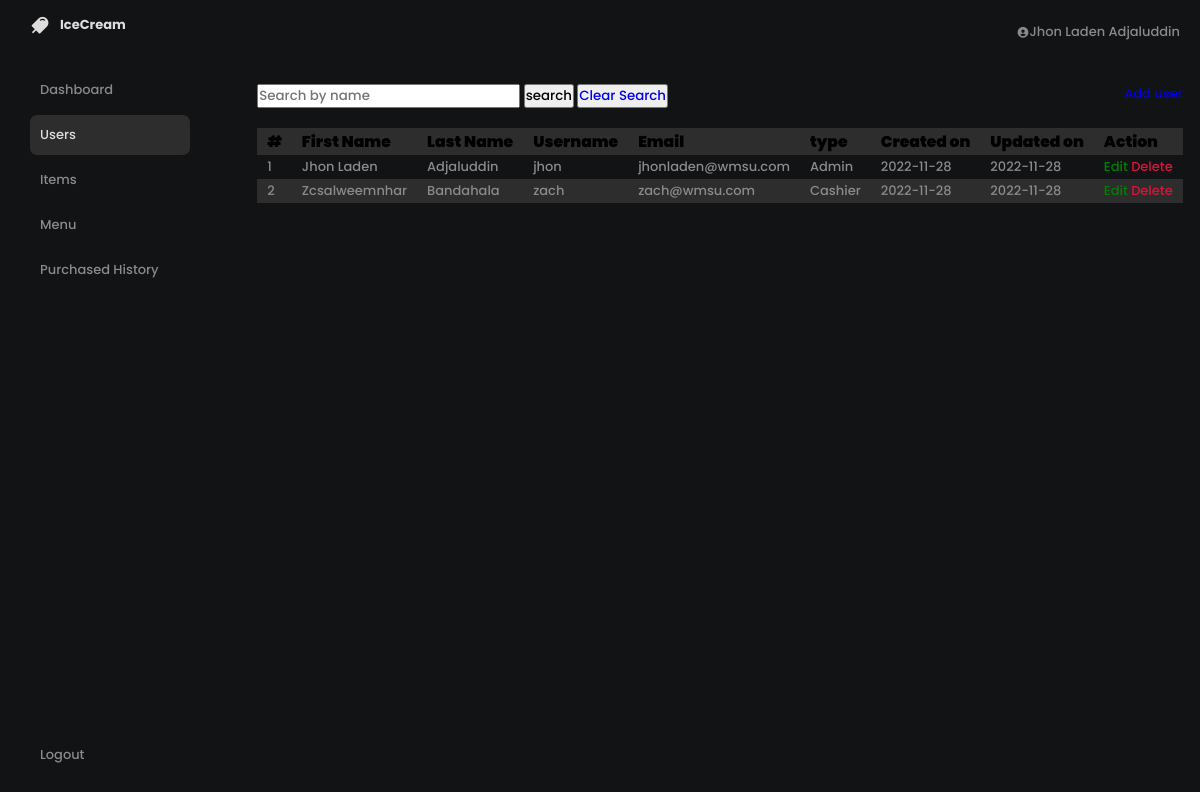
Screenshot of /users/users.php (signed in) with the database file from the repository.
### tables this page shows
CREATE TABLE `user` (
  `id` int(11) NOT NULL,
  `firstname` varchar(255) NOT NULL,
  `lastname` varchar(255) NOT NULL,
  `username` varchar(255) NOT NULL,
  `password` varchar(255) NOT NULL,
  `type` varchar(255) NOT NULL,
  `created_at` timestamp NOT NULL DEFAULT current_timestamp(),
  `updated_at` timestamp NOT NULL DEFAULT current_timestamp() ON UPDATE current_timestamp(),
  `email` varchar(255) NOT NULL,
  `isDelete` tinyint(1) DEFAULT 0
);

### classes/user.class.php (called while the page is built, shortened)
<?php
require_once 'database.php';
class User{
    protected $db ;
    function __construct(){
        $this->db = new Database();
    }
    function show(){
        $sql = "SELECT id, type, firstname, lastname, username, password, email, DATE(created_at) as created_at, DATE(updated_at) as updated_at FROM user
        WHERE isDelete = false;";
        $query = $this->db->connect()->prepare($sql);
        if($query->execute()){
            $data = $query->fetchAll();
        }
        return $data;
    }
}
?>

### classes/database.php (called while the page is built)
<?php
    class Database{
        public $host = 'locahost';
        public $username = 'root';
        public $password = '';
        public $database = 'ice_cream';
        protected $connection ;
        function connect(){
            try {
                $this->connection = new PDO("mysql: host= $this->host;dbname=$this->database",$this->username, $this->password);
            }catch(PDOException $e){
                echo 'connection error'. $e->getMessage();
            }
            return $this->connection;
        }
    }
?>

### users/users.php (the view, shortened to what this page needs)
<?php
    include_once '../includes/header.php';
    include_once '../includes/sidebar.php';
    require_once '../includes/headerMain.php';
    require_once '../classes/user.class.php';
?>
   <div class="table-container fluid flex flex-justify-center">
        <div class="wrapper">
            <div class="button-container flex flex-justify-between">
                <form action="users.php?search="<?php if (isset($_GET['search-submit'])) echo $_GET['search'];?> method = "GET">
                    <input type="text" name = "search" id = "search" autocomplete = "off" placeholder = "Search by name" value = "<?php if (isset($_GET['search'])) echo $_GET['search']; ?>">
                    <input type="submit" class="button" value="search" name="search-submit" id="search-submit">
                    <button>
                        <a href="users.php" class="clear">Clear Search</a>
                    </button>
                </form>
                <?php
                    if ($_SESSION['logged-in']['type'] == "Admin"){?>
                        <a href="addUser.php" class="add-button">
                            <span class = "text"> Add user </span>
                        </a>
                    <?php
                    }
                    ?>
            </div>
            <table class = "styled-table ">
            </div>
            <tbody class="scrollit">
                <tr class = "brand bolder " >
                    <th>#</th>
                    <th>First Name</th>
                    <th>Last Name</th>
                    <th>Username</th>
                    <th>Email</th>
                    <th>type</th>
                    <th>Created on</th>
                    <th>Updated on</th>
                    <?php
                        if($_SESSION['logged-in']['type'] == "Admin"){ ?>
                            <th>Action</th>
                        <?php
                        }
                        ?>
                </tr>
                <?php
                    $user = new User();
                    $counter = 1;
                    if(isset($_GET['search-submit'])){
                        foreach($user->search_by_name($_GET['search']) as $value){
                        ?>
                            <tr >
                                <td ><?php echo $counter++ ?> </td>
                                <td><?php echo $value['firstname']?></td>
                                <td><?php echo $value['lastname']?></td>
                                <td><?php echo $value['username']?></td>
                                <td><?php echo $value['email']?></td>
                                <td><?php echo $value['type']?></td>
                                <td><?php echo $value['created_at']?></td>
                                <td><?php echo $value['updated_at']?></td>
                                <?php
                                    if($_SESSION['logged-in']['type'] == "Admin"){
                                    ?>
                                        <td class = "action" >
                                            <a class = "grass" href = "editUser.php?id=<?php echo $value['id']?>">Edit</a>
                                            <a href = "users.php?id=<?php echo $value['id']?>" class = "danger" > Delete<a>
                                        </td>
                                    <?php
                                    }
                                    ?>
                            </tr>
                    <?php
                        }
                    }else{
                    foreach($user->show() as $value){
                ?>
                    <tr >
                        <td ><?php echo $counter++ ?> </td>
                        <td><?php echo $value['firstname']?></td>
                        <td><?php echo $value['lastname']?></td>
                        <td><?php echo $value['username']?></td>
                        <td><?php echo $value['email']?></td>
                        <td><?php echo $value['type']?></td>
                        <td><?php echo $value['created_at']?></td>
                        <td><?php echo $value['updated_at']?></td>
                        <?php
                        if($_SESSION['logged-in']['type'] == "Admin"){
                        ?>
                            <td class = "action" >
                                <a class = "grass" href = "editUser.php?id=<?php echo $value['id']?>">Edit</a>
                                <a class = "danger" href = "users.php?id=<?php echo $value['id']?> " > Delete<a>
                            </td>
                            <?php
                        }
                       ?>
                    </tr>
                <?php
                    }}
                ?>
            </tbody>
        </div>
    </div>
</body>
</html>

### css/style.css (style rules this page uses)
:root { --dark: #232c33; --dark-2: #1a1f27; --text-color: #a5a9ac; --secondary-color: #c48af9; --blue-berry: #2d3b41; --sea: #1da5ff; }
* { margin: 0; padding: 0; font-weight: 500; font-family: 'Poppins', sans-serif; box-sizing: border-box; }
body { background: var(--dark); }
.flex { display: flex; }
.flex-justify-between { justify-content: space-between; }
.brand { font-size: 1.2rem; }
.grass { color: green; }
.danger { color: crimson; }
.bolder { font-weight: bolder; }
table, th, tr, td { border-collapse: collapse; }
th,tr, td { padding: 2px 10px; }
tr { position:relative; }
td { color: #888a8c; }
tbody tr:nth-child(odd) { background-color: #2d2d2d; }
table { table-layout: fixed; }
tbody { display: block; overflow: auto; }
.scrollit { height: 500px; overflow-y: scroll; }
.table-container .styled-table tr th { color: black; font-weight: bolder; text-align: left; }
.table-container .wrapper { width: fit-content; }

### css/home.css (style rules this page uses)
:root { --dark-home: #111315; --text-light: #dddddd; --dark-light: #2d2d2d; --dirty-white: #606264; --dirty-white-2: #bfbfbf; --text-color: var(--dirty-white); --trans-2: all 0.2s ease; --trans-3: all 0.3s ease; --trans-4: all 0.4s ease; --trans-5: all 0.5s ease; --sidebar-width: 20%; --menu-width: 55%; --right-sidebar: 25%; --list-width: 150%; }
.dark-home { background: var(--dark-home); }
a { text-decoration: none; color: none }
.flex-justify-center { justify-content: center; }

### css/media.css (style rules this page uses)
@media (max-width: 1366px) { :root { font-size: 13px; } }

### css/items.css (style rules this page uses)
.button-container { padding: 20px 0px; }

### rows the page displays
user: firstname "Jhon Laden", lastname "Adjaluddin", username "jhon", email "jhonladen@wmsu.com", type "Admin", created_at "2022-11-28", updated_at "2022-11-28"
user: firstname "Zcsalweemnhar", lastname "Bandahala", username "zach", email "zach@wmsu.com", type "Cashier", created_at "2022-11-28", updated_at "2022-11-28"

### other values shown
$_SESSION['logged-in']['firstname'] "Jhon Laden"
$_SESSION['logged-in']['lastname'] "Adjaluddin"
